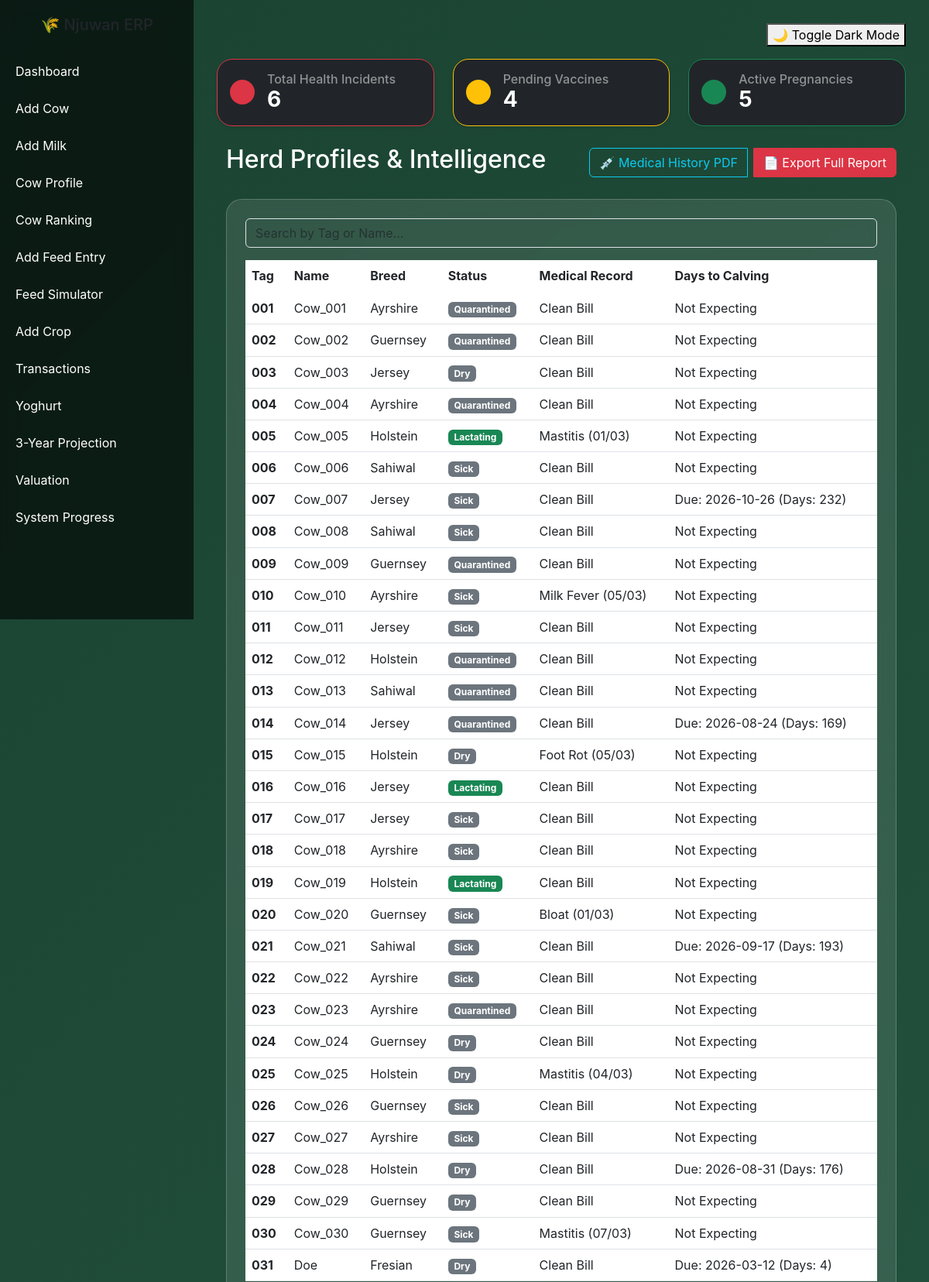
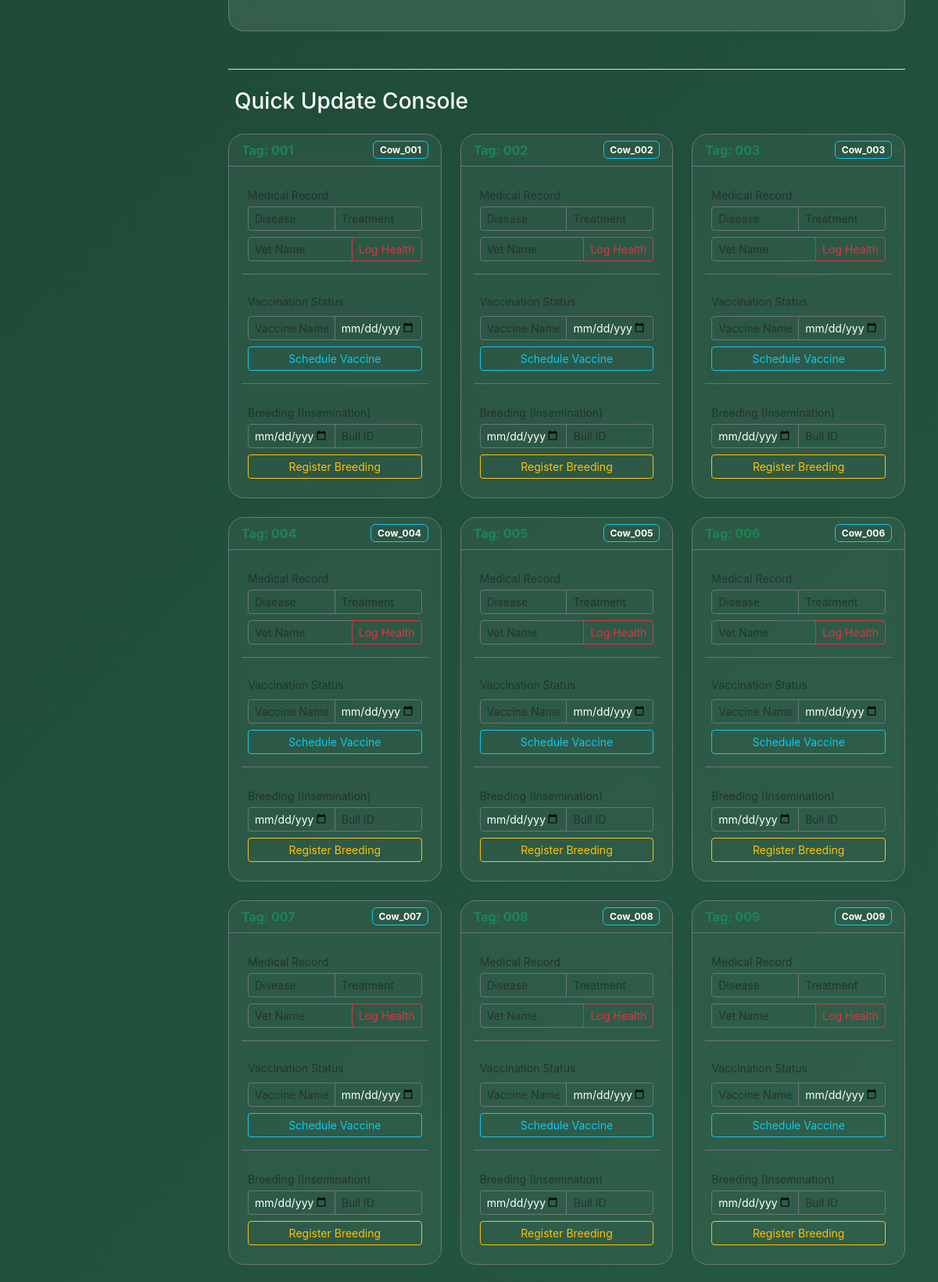
The page /cow_profile (upper part) on the database its author committed (2 pictures, top to bottom).
### models.py (models this page shows, shortened)
class Cow(db.Model):
    __tablename__ = "cows"
    id = db.Column(db.Integer, primary_key=True)
    tag_number = db.Column(db.String(50), unique=True)
    name = db.Column(db.String(100))  # New Name Column
    breed = db.Column(db.String(50))
    birth_date = db.Column(db.Date)
    age = db.Column(db.Integer)
    farm_id = db.Column(db.Integer, db.ForeignKey("farms.id"))
    weight_kg = db.Column(db.Float) # Useful for health monitoring
    status = db.Column(db.String(50), default="Active") # Active, Quarantined, Sold, Dry, Lactating
    feed_records = db.relationship("Feed", backref="cow", lazy=True)
    milk_records = db.relationship("MilkProduction", backref="cow", lazy='dynamic')
    health_records = db.relationship('HealthRecord', backref='cow', lazy=True)
    vaccinations = db.relationship('Vaccination', backref='cow', lazy=True)
    breeding_records = db.relationship('Breeding', backref='cow', lazy=True)

class HealthRecord(db.Model):
    id = db.Column(db.Integer, primary_key=True)
    cow_id = db.Column(db.Integer, db.ForeignKey('cows.id'))
    disease = db.Column(db.String(100))
    treatment = db.Column(db.String(200))
    vet_name = db.Column(db.String(100))
    date = db.Column(db.Date, default=datetime.utcnow) # Automatically stamps entry date

class Breeding(db.Model):
    id = db.Column(db.Integer, primary_key=True)
    cow_id = db.Column(db.Integer, db.ForeignKey('cows.id'))
    insemination_date = db.Column(db.Date)
    bull = db.Column(db.String(50))
    pregnancy_status = db.Column(db.String(20), default="Unknown")
    expected_calving = db.Column(db.Date) # Calculated via your app.py logic
    @property
    def days_remaining(self):
        if self.expected_calving:
            delta = self.expected_calving - date.today()
            return delta.days if delta.days > 0 else 0
        return None

### app.py (the view)
@app.route('/cow_profile', strict_slashes=False)
def cow_profile_list():
    cows = Cow.query.all()
    total_incidents = HealthRecord.query.count()
    pending_vaccines = Vaccination.query.filter_by(status="Pending").count()
    upcoming_calvings = Breeding.query.filter(
        Breeding.expected_calving >= date.today()
    ).count()
    return render_template(
        'cow_profile.html',
        cows=cows,
        total_incidents=total_incidents,
        pending_vaccines=pending_vaccines,
        upcoming_calvings=upcoming_calvings,
        date=date
    )

### templates/cow_profile.html (shortened to what this page needs)
{% extends "base.html" %}
{% block content %}
<div class="row mb-4">
    <div class="col-md-4">
        <div class="card bg-dark border-danger p-3 shadow-sm">
            <div class="d-flex align-items-center">
                <div class="rounded-circle bg-danger p-3 me-3">
                </div>
                <div>
                    <h6 class="mb-0 text-white-50">Total Health Incidents</h6>
                    <h3 class="mb-0 text-white fw-bold">{{ total_incidents }}</h3>
                </div>
            </div>
        </div>
    </div>
    <div class="col-md-4">
        <div class="card bg-dark border-warning p-3 shadow-sm">
            <div class="d-flex align-items-center">
                <div class="rounded-circle bg-warning p-3 me-3">
                </div>
                <div>
                    <h6 class="mb-0 text-white-50">Pending Vaccines</h6>
                    <h3 class="mb-0 text-white fw-bold">{{ pending_vaccines }}</h3>
                </div>
            </div>
        </div>
    </div>
    <div class="col-md-4">
        <div class="card bg-dark border-success p-3 shadow-sm">
            <div class="d-flex align-items-center">
                <div class="rounded-circle bg-success p-3 me-3">
                </div>
                <div>
                    <h6 class="mb-0 text-white-50 text-truncate">Active Pregnancies</h6>
                    <h3 class="mb-0 text-white fw-bold">{{ upcoming_calvings }}</h3>
                </div>
            </div>
        </div>
    </div>
</div>
<div class="container fade-in">
    <div class="d-flex justify-content-between align-items-center mb-4">
        <h2 class="text-white">Herd Profiles & Intelligence</h2>
        <div class="btn-group">
            <button onclick="generateMedicalPDF()" class="btn btn-outline-info me-2">💉 Medical History PDF</button>
            <button onclick="generatePDF()" class="btn btn-danger">📄 Export Full Report</button>
        </div>
    </div>
    <div class="card p-4 mb-5">
        <div class="mb-3">
            <input type="text" id="cowSearch" class="form-control bg-transparent text-white"
                   placeholder="Search by Tag or Name..." onkeyup="filterTable()">
        </div>
        <div class="table-responsive">
            <table class="table table-hover text-white" id="cowTable">
                <thead>
                    <tr style="border-bottom: 2px solid rgba(255,255,255,0.1);">
                        <th>Tag</th>
                        <th>Name</th>
                        <th>Breed</th>
                        <th>Status</th>
                        <th>Medical Record</th>
                        <th>Days to Calving</th>
                    </tr>
                </thead>
                <tbody>
                    {% for cow in cows %}
                    <tr>
                        <td><strong>{{ cow.tag_number }}</strong></td>
                        <td>{{ cow.name }}</td>
                        <td>{{ cow.breed }}</td>
                        <td>
                            <span class="badge {% if cow.status|lower == 'lactating' %}bg-success{% else %}bg-secondary{% endif %}">
                                {{ cow.status }}
                            </span>
                        </td>
                        <td>
                            {% for health in cow.health_records %}
                                {{ health.disease }} ({{ health.date.strftime('%d/%m') }})<br>
                            {% else %} Clean Bill {% endfor %}
                        </td>
                        <td>
                            {% for breed in cow.breeding_records %}
                                {% if breed.days_remaining is not none %}
                                    Due: {{ breed.expected_calving }} (Days: {{ breed.days_remaining }})
                                {% else %}
                                    Not Expecting
                                {% endif %}
                            {% else %} Not Expecting {% endfor %}
                        </td>
                    </tr>
                    {% endfor %}
                </tbody>
            </table>
        </div>
    </div>
    <div class="mt-5 border-top pt-4">
        <h3 class="text-white mb-4">Quick Update Console</h3>
        <div class="row">
            {% for cow in cows %}
            <div class="col-xl-4 col-md-6 mb-4">
                <div class="card bg-dark text-white border-secondary h-100" style="background: rgba(255, 255, 255, 0.05) !important; backdrop-filter: blur(10px);">
                    <div class="card-header border-secondary d-flex justify-content-between align-items-center">
                        <span class="fw-bold text-success">Tag: {{ cow.tag_number }}</span>
                        <span class="badge bg-outline-info border border-info">{{ cow.name }}</span>
                    </div>
                    <div class="card-body">
                        <form action="{{ url_for('add_health', cow_id=cow.id) }}" method="POST" class="mb-3 p-2 border-bottom border-secondary pb-3">
                            <label class="small text-muted mb-1">Medical Record</label>
                            <div class="input-group input-group-sm mb-2">
                                <input type="text" name="disease" class="form-control bg-transparent text-white border-secondary" placeholder="Disease" required>
                                <input type="text" name="treatment" class="form-control bg-transparent text-white border-secondary" placeholder="Treatment">
                            </div>
                            <div class="input-group input-group-sm">
                                <input type="text" name="vet_name" class="form-control bg-transparent text-white border-secondary" placeholder="Vet Name">
                                <button class="btn btn-outline-danger" type="submit">Log Health</button>
                            </div>
                        </form>
                        <div class="mb-3 p-2 border-bottom border-secondary pb-3">
                            <label class="small text-muted mb-2 d-block">Vaccination Status</label>
                            <form action="{{ url_for('add_vaccination', cow_id=cow.id) }}" method="POST">
                                <div class="input-group input-group-sm mb-2">
                                    <input type="text" name="vaccine" class="form-control bg-transparent text-white border-secondary" placeholder="Vaccine Name" required>
                                    <input type="date" name="due_date" class="form-control bg-transparent text-white border-secondary" required>
                                </div>
                                <button class="btn btn-sm btn-outline-info w-100" type="submit">Schedule Vaccine</button>
                            </form>
                        </div>
                        <form action="{{ url_for('add_breeding', cow_id=cow.id) }}" method="POST" class="p-2">
                            <label class="small text-muted mb-1">Breeding (Insemination)</label>
                            <div class="input-group input-group-sm mb-2">
                                <input type="date" name="insemination_date" class="form-control bg-transparent text-white border-secondary" required>
                                <input type="text" name="bull" class="form-control bg-transparent text-white border-secondary" placeholder="Bull ID">
                            </div>
                            <button class="btn btn-sm btn-outline-warning w-100" type="submit">Register Breeding</button>
                        </form>
                    </div>
                </div>
            </div>
            {% endfor %}
        </div>
    </div>
</div>
{% endblock %}

### templates/base.html (style rules this page uses)
body { margin: 0; font-family: 'Inter', sans-serif; background: linear-gradient(135deg, #1b4332, #2d6a4f); overflow-x: hidden; }
.card { background: rgba(255,255,255,0.1); border-radius: 20px; backdrop-filter: blur(15px); color: white; border: 1px solid rgba(255,255,255,0.2); transition: 0.3s ease; }
.fade-in { animation: fadeIn 0.6s ease; }

### rows shown on the page
Cow: tag_number "001", name "Cow_001", breed "Ayrshire", status "Quarantined"
Cow: tag_number "002", name "Cow_002", breed "Guernsey", status "Quarantined"
Cow: tag_number "003", name "Cow_003", breed "Jersey", status "Dry"
Cow: tag_number "004", name "Cow_004", breed "Ayrshire", status "Quarantined"
Cow: tag_number "005", name "Cow_005", breed "Holstein", status "Lactating"
HealthRecord: disease "Mastitis", date "01/03"
Cow: tag_number "006", name "Cow_006", breed "Sahiwal", status "Sick"
Cow: tag_number "007", name "Cow_007", breed "Jersey", status "Sick"
Breeding: expected_calving "2026-10-26", days_remaining "232"
Cow: tag_number "008", name "Cow_008", breed "Sahiwal", status "Sick"
Cow: tag_number "009", name "Cow_009", breed "Guernsey", status "Quarantined"
Cow: tag_number "010", name "Cow_010", breed "Ayrshire", status "Sick"
HealthRecord: disease "Milk Fever", date "05/03"
Cow: tag_number "011", name "Cow_011", breed "Jersey", status "Sick"
Cow: tag_number "012", name "Cow_012", breed "Holstein", status "Quarantined"
Cow: tag_number "013", name "Cow_013", breed "Sahiwal", status "Quarantined"
Cow: tag_number "014", name "Cow_014", breed "Jersey", status "Quarantined"
Breeding: expected_calving "2026-08-24", days_remaining "169"
Cow: tag_number "015", name "Cow_015", breed "Holstein", status "Dry"
HealthRecord: disease "Foot Rot", date "05/03"
Cow: tag_number "016", name "Cow_016", breed "Jersey", status "Lactating"
Cow: tag_number "017", name "Cow_017", breed "Jersey", status "Sick"
Cow: tag_number "018", name "Cow_018", breed "Ayrshire", status "Sick"
Cow: tag_number "019", name "Cow_019", breed "Holstein", status "Lactating"
Cow: tag_number "020", name "Cow_020", breed "Guernsey", status "Sick"
HealthRecord: disease "Bloat", date "01/03"
Cow: tag_number "021", name "Cow_021", breed "Sahiwal", status "Sick"
Breeding: expected_calving "2026-09-17", days_remaining "193"
Cow: tag_number "022", name "Cow_022", breed "Ayrshire", status "Sick"
Cow: tag_number "023", name "Cow_023", breed "Ayrshire", status "Quarantined"
Cow: tag_number "024", name "Cow_024", breed "Guernsey", status "Dry"
Cow: tag_number "025", name "Cow_025", breed "Holstein", status "Dry"
HealthRecord: disease "Mastitis", date "04/03"
Cow: tag_number "026", name "Cow_026", breed "Guernsey", status "Sick"
Cow: tag_number "027", name "Cow_027", breed "Ayrshire", status "Sick"
Cow: tag_number "028", name "Cow_028", breed "Holstein", status "Dry"
Breeding: expected_calving "2026-08-31", days_remaining "176"
Cow: tag_number "029", name "Cow_029", breed "Guernsey", status "Dry"
Cow: tag_number "030", name "Cow_030", breed "Guernsey", status "Sick"
HealthRecord: disease "Mastitis", date "07/03"
Cow: tag_number "031", name "Doe", breed "Fresian", status "Dry"
Breeding: expected_calving "2026-03-12", days_remaining "4"

### other values the page prints
{{ total_incidents }} "6"
{{ pending_vaccines }} "4"
{{ upcoming_calvings }} "5"
